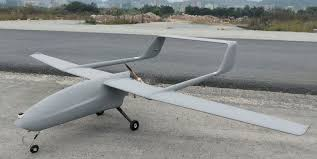
#> input picture ManualAugmentSyst/original_images/1.jpg, 317 x 159 px
$ python -i 'oldprogram(self_script).py'   (imports and definitions only)
#> lines starting #> are read from the running program, lines starting #| are printed output that depends on the picture
#> further down, picture is the input picture: shape (159, 317, 3); mean B, G, R 137, 138.3, 136
import cv2, glob, random, os
import numpy as np

# [35 lines left out: functions yolo_to_xyxy, xyxy_to_yolo, clip_bbox, not called in this run]

def bbox_area_valid(bbox, min_dim=3):
    xmin, ymin, xmax, ymax = bbox
    return (xmax - xmin) >= min_dim and (ymax - ymin) >= min_dim

def add_gray(frame):
    return cv2.cvtColor(frame, cv2.COLOR_BGR2GRAY)

# [19 lines left out: functions add_red_filter, add_green_filter, add_blue_filter, add_noise, not called in this run]

def add_blur(frame):
    return cv2.GaussianBlur(frame, (5,5), 0)

def add_lens_flare(frame):
    frame = frame.copy()
    h, w = frame.shape[:2]
#> h = 159; w = 317
    overlay = np.zeros_like(frame, dtype=np.uint8)
    cx = random.randint(int(w*0.2), int(w*0.8))
#> cx = 161
    cy = random.randint(0, int(h*0.4))
#> cy = 53
    main_radius = random.randint(80, 150)
    color = (255, random.randint(220,255), random.randint(180,230))
    cv2.circle(overlay, (cx, cy), main_radius, color, -1)
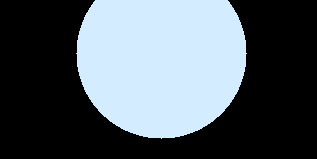
#> overlay: shape (159, 317, 3); mean of channels 0, 1, 2 100.2, 92.7, 83.3; drawn as B, G, R
    for i in range(random.randint(3, 5)):
        fx = int(cx + (i+1) * (w//10))
        fy = int(cy + (i+1) * (h//12))
        radius = random.randint(20, 50)
        color = (random.randint(200,255), random.randint(180,255), random.randint(180,255))
        flare = np.zeros_like(frame)
        cv2.circle(flare, (fx, fy), radius, color, -1)
        overlay = cv2.addWeighted(overlay, 1, flare, random.uniform(0.15, 0.4), 0)
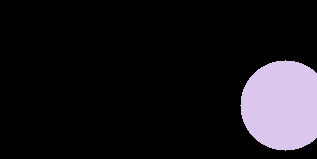
#> flare: shape (159, 317, 3); mean B, G, R 27.2, 22.6, 25
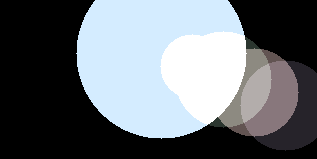
#> overlay: shape (159, 317, 3); mean B, G, R 114.7, 109.2, 103.6
    overlay = cv2.GaussianBlur(overlay, (51, 51), 0)
    return cv2.addWeighted(frame, 1.0, overlay, 0.6, 0)
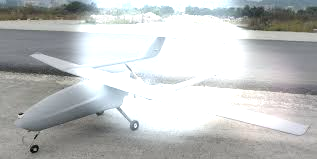
#> returned value: shape (159, 317, 3); mean of channels 0, 1, 2 191.4, 191.6, 189.2; drawn as B, G, R

# [10 lines left out: function add_rain, not called in this run]

def add_fog(frame, intensity=0.3):
    overlay = np.full_like(frame, 255)
    return cv2.addWeighted(frame, 1-intensity, overlay, intensity, 0)

# [26 lines left out: functions adjust_gamma, rotate_image_with_M, shear_image_with_M, crop_image_with_params, not called in this run]

def flip_h(img):
    return cv2.flip(img,1)

def flip_v(img):
    return cv2.flip(img,0)

# [116 lines left out: functions transform_bbox_affine, load_labels, parse_labels, write_yolo_labels, main, not called in this run]

# [2 lines not run here, left out]

>>> import cv2
>>> picture = cv2.imread('original_images/1.jpg')
>>> result = add_lens_flare(picture)

$ run again, on ManualAugmentSyst/original_images/5.png
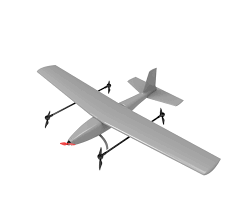
#> input picture ManualAugmentSyst/original_images/5.png, 241 x 209 px
#> picture is the input picture: shape (209, 241, 3); mean B, G, R 242.2, 242.2, 242.3
#> after the loop in add_lens_flare, `for i in range(random.randint(3, 5)):`:
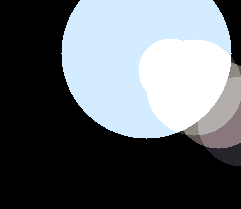
#> overlay: shape (209, 241, 3); mean B, G, R 107.9, 102.8, 96.9
#> in add_lens_flare, `return cv2.addWeighted(frame, 1.0, overlay, 0.6, 0)`:
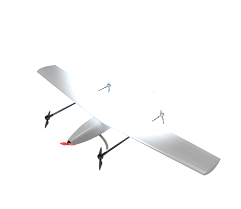
#> returned value: shape (209, 241, 3); mean of channels 0, 1, 2 250.1, 250, 249.9; drawn as B, G, R

$ run again, on ManualAugmentSyst/original_images/6.png
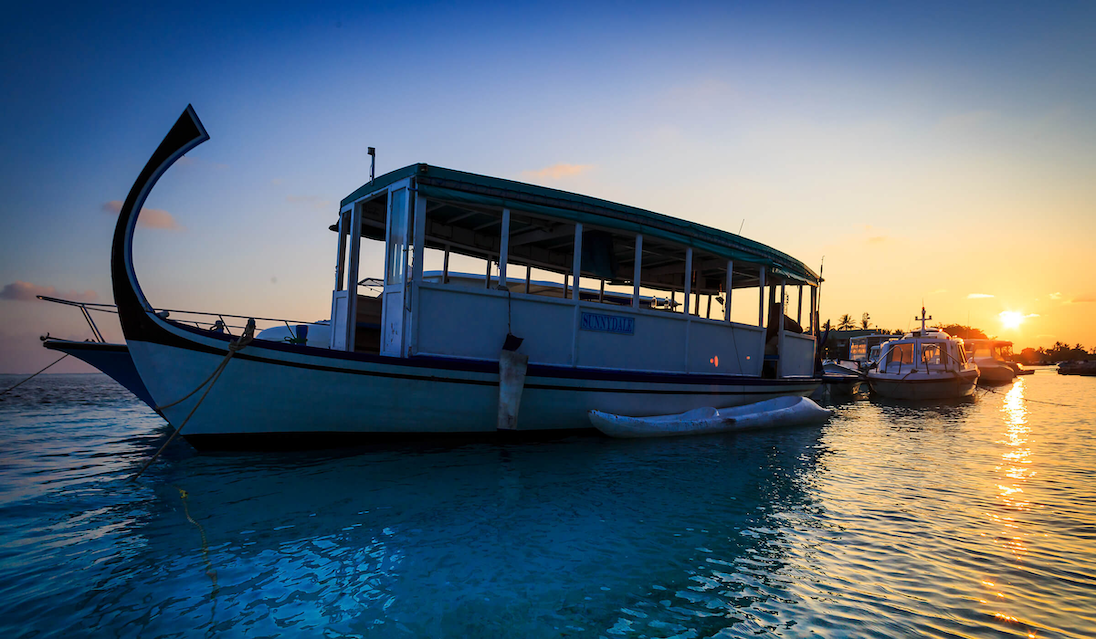
#> input picture ManualAugmentSyst/original_images/6.png, 1096 x 639 px
#> picture is the input picture: shape (639, 1096, 3); mean B, G, R 118.7, 105.5, 88.9
#> after the loop in add_lens_flare, `for i in range(random.randint(3, 5)):`:
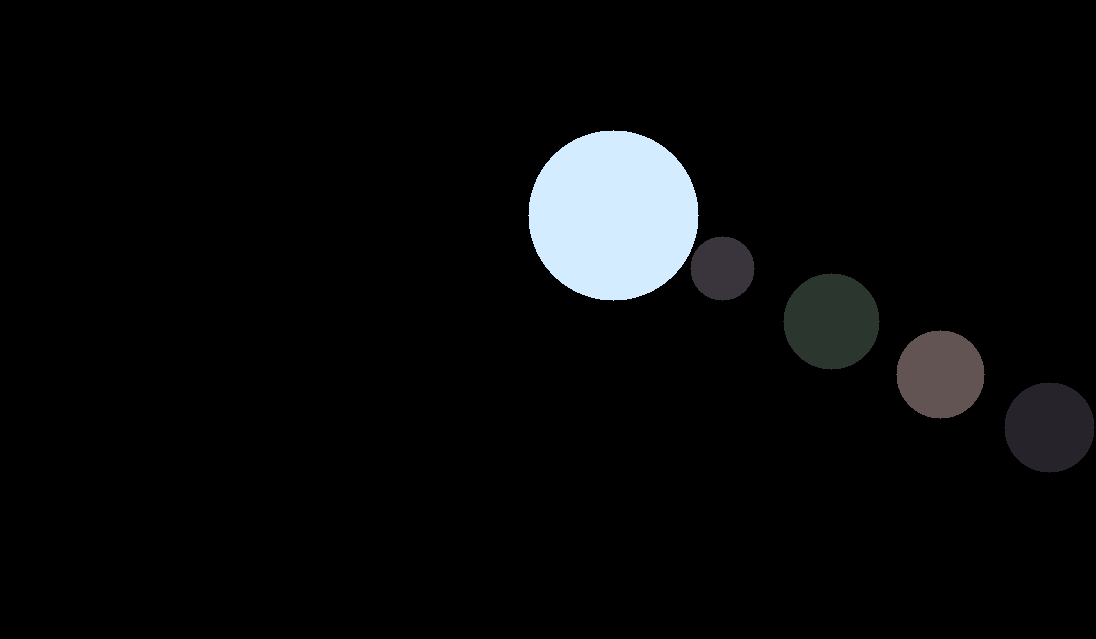
#> overlay: shape (639, 1096, 3); mean B, G, R 10.1, 9.5, 8.8
#> in add_lens_flare, `return cv2.addWeighted(frame, 1.0, overlay, 0.6, 0)`:
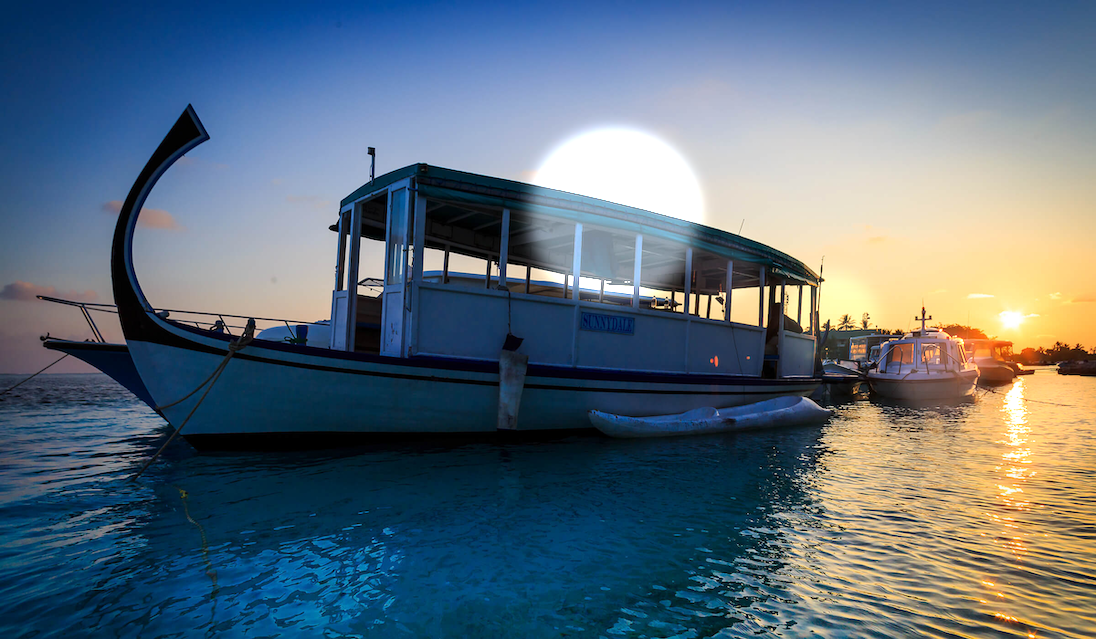
#> returned value: shape (639, 1096, 3); mean of channels 0, 1, 2 123.5, 110, 92.9; drawn as B, G, R
